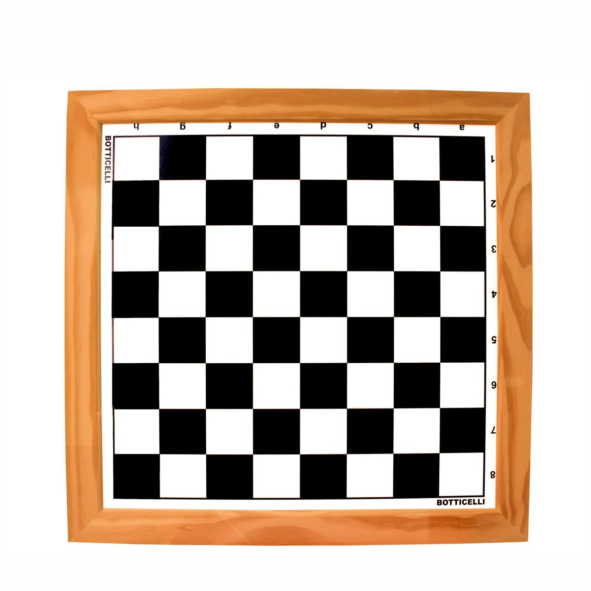
#> input picture images/chess.jpg, 1182 x 1182 px (shown at 1/2 size)
$ python harris_corner_detector.py
#> lines starting #> are read from the running program, lines starting #| are printed output that depends on the picture; after the words box and inside, x2 and y2 are one past the last pixel; in counts of white or black regions, pixels touching at a corner belong together
#DEFEAULT IMPORTS
import numpy as np
from PIL import Image, ImageFont, ImageDraw
from PIL.ImageChops import add, subtract, multiply, difference, screen
import PIL.ImageStat as stat
from skimage.io import imread, imsave, imshow, show, imread_collection, imshow_collection
from skimage import color, exposure, img_as_float, data, viewer
from skimage.transform import SimilarityTransform, warp, swirl
from skimage.util import invert, random_noise, montage
import matplotlib.image as mpimg
from matplotlib import pylab as pylab
from scipy.ndimage import affine_transform, zoom
from scipy import misc

#CHAPTER IMPORTS
from skimage.feature import corner_harris, corner_subpix, corner_peaks
from skimage.transform import AffineTransform, resize
import cv2
from skimage.exposure import rescale_intensity
from skimage.measure import ransac
from skimage.color import rgb2gray


image = imread('../images/chess.jpg') #RGB IMAGE
#> image is the input picture: shape (1182, 1182, 3); mean R, G, B 197.6, 183, 170.7

image_gray = rgb2gray(image)
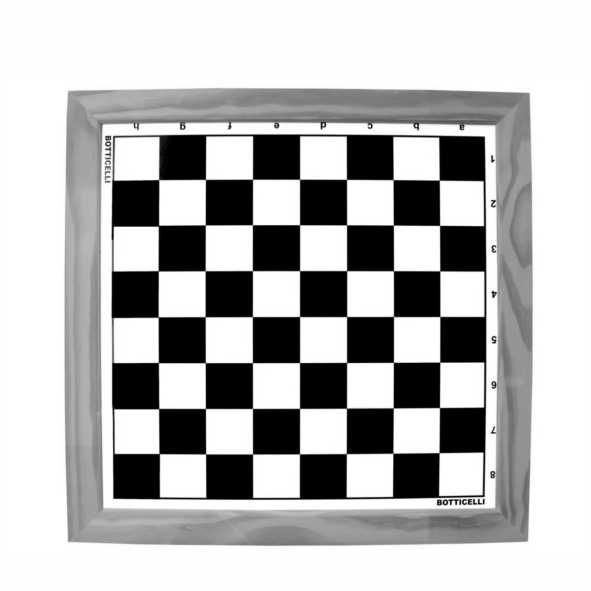
#> image_gray: shape (1182, 1182) float64 (shown at 1/2 size); min 0, max 1, mean 0.726
coordinates = corner_harris(image_gray, k=0.001)
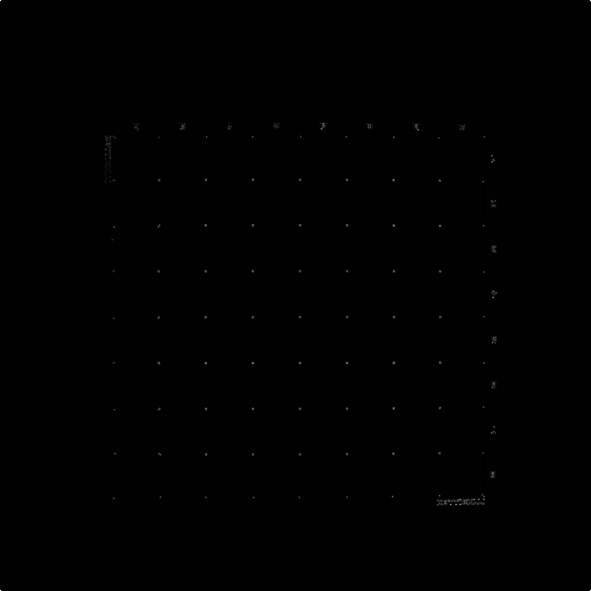
#> coordinates: shape (1182, 1182) float64 (shown at 1/2 size); min -0.0452, max 10.02, mean 0.00631; drawn with min black and max white
image[coordinates > 0.01 * coordinates.max()] = [255, 0, 255]
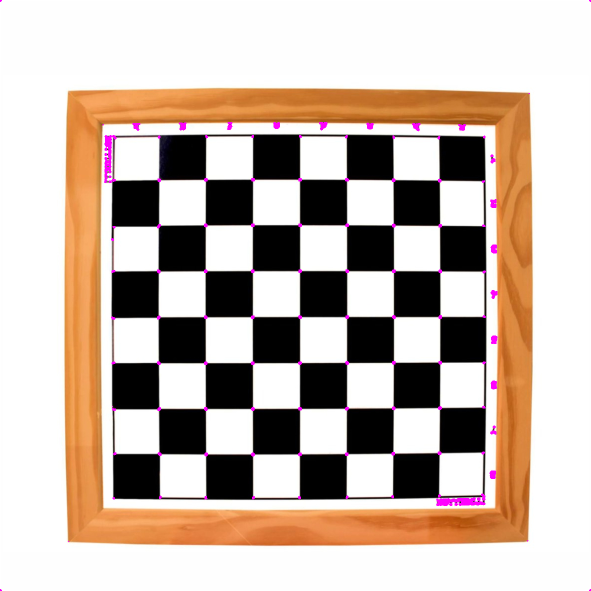
#> image: shape (1182, 1182, 3) (shown at 1/2 size); 0.61% of pixels changed, all inside (x1, y1, x2, y2) = (0, 0, 1182, 1182)
pylab.figure(figsize=(20, 20))
pylab.imshow(image), pylab.axis('off'), pylab.show()


print('FIM')
